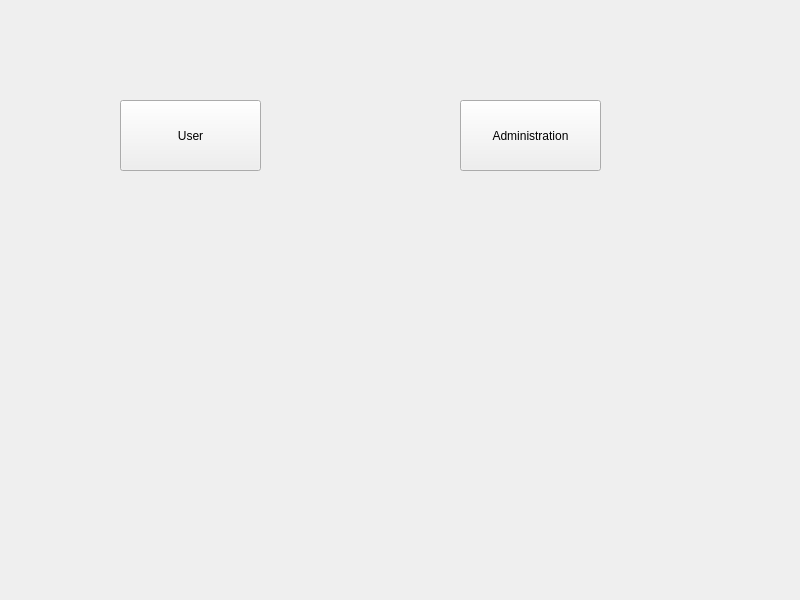
<?xml version="1.0" encoding="UTF-8"?>
<ui version="4.0">
 <class>MainWindow</class>
 <widget class="QMainWindow" name="MainWindow">
  <property name="geometry">
   <rect>
    <x>0</x>
    <y>0</y>
    <width>800</width>
    <height>600</height>
   </rect>
  </property>
  <property name="windowTitle">
   <string>Bibliothek</string>
  </property>
  <widget class="QWidget" name="centralwidget">
   <widget class="QPushButton" name="btnUser">
    <property name="geometry">
     <rect>
      <x>120</x>
      <y>100</y>
      <width>141</width>
      <height>71</height>
     </rect>
    </property>
    <property name="text">
     <string>User</string>
    </property>
   </widget>
   <widget class="QPushButton" name="btnAdmin">
    <property name="geometry">
     <rect>
      <x>460</x>
      <y>100</y>
      <width>141</width>
      <height>71</height>
     </rect>
    </property>
    <property name="text">
     <string>Administration</string>
    </property>
   </widget>
  </widget>
 </widget>
 <resources/>
 <connections>
  <connection>
   <sender>btnUser</sender>
   <signal>clicked()</signal>
   <receiver>MainWindow</receiver>
   <slot>openUserInterface()</slot>
   <hints>
    <hint type="sourcelabel">
     <x>186</x>
     <y>139</y>
    </hint>
    <hint type="destinationlabel">
     <x>154</x>
     <y>223</y>
    </hint>
   </hints>
  </connection>
  <connection>
   <sender>btnAdmin</sender>
   <signal>clicked()</signal>
   <receiver>MainWindow</receiver>
   <slot>openAdminInterface()</slot>
   <hints>
    <hint type="sourcelabel">
     <x>531</x>
     <y>139</y>
    </hint>
    <hint type="destinationlabel">
     <x>548</x>
     <y>210</y>
    </hint>
   </hints>
  </connection>
 </connections>
 <slots>
  <slot>openUserInterface()</slot>
  <slot>openAdminInterface()</slot>
 </slots>
</ui>
